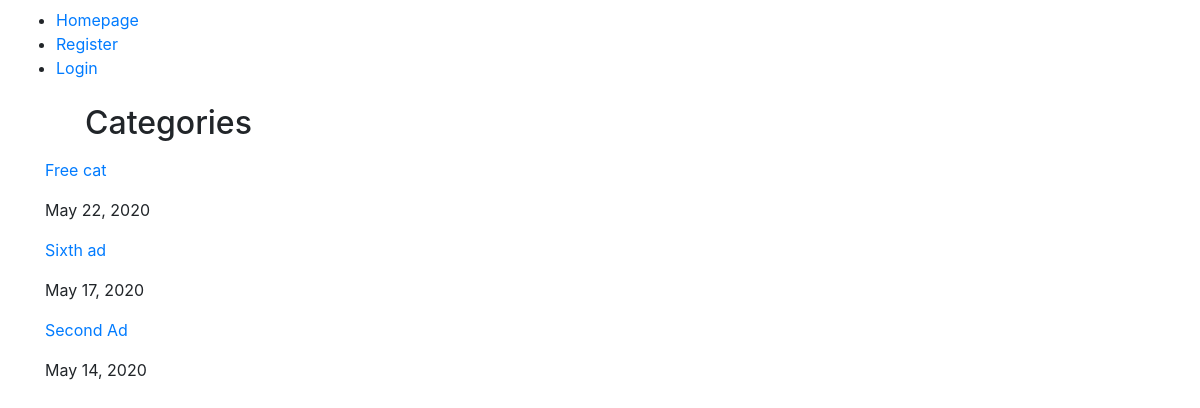
The page /ads/Animals on the database its author committed.
### ads/models.py (models this page shows, shortened)
class Ad(models.Model):
    CATEGORIES_CHOICES = [
        ('Cars', 'Cars'),
        ('Work', 'Work'),
        ('Animals', 'Animals'),
        ('Electronics', 'Electronics'),
        ('Sport', 'Sport'),
    ]
    title = models.CharField(max_length=100)
    content = models.TextField()
    category = models.CharField(max_length=100, choices=CATEGORIES_CHOICES)
    date_posted = models.DateField(default=timezone.now)
    author = models.ForeignKey(User, on_delete=models.CASCADE) #usunięcie usera usunie jego posty
    image = models.ImageField(upload_to='media', null=True, blank=True)
    times_viewed = models.IntegerField(default=0)

### ads/views.py (the view)
# urls.py: path('ads/<str:category>', AdFilteredListView.as_view(), name='ads-filtered'),
class AdFilteredListView(ListView):
    model = Ad
    template_name = 'ads/filtered.html'
    context_object_name = 'ads'
    def get_queryset(self):
        return Ad.objects.filter(category=self.kwargs.get('category')).order_by('-date_posted')

### ads/templates/ads/filtered.html (shortened to what this page needs)
{% extends 'ads/base.html' %}
{% block content %}
    <ul>
        <h2>Categories</h2>
    </ul>
    {% for ad in ads %}
        <p><a href="{% url 'ad-detail' pk=ad.pk %}">{{ ad.title }}</a></p>
        <p>{{ ad.date_posted }}</p>
    {% endfor %}
{% endblock %}

### rows shown on the page
Ad: title "Free cat", date_posted "May 22, 2020"
Ad: title "Sixth ad", date_posted "May 17, 2020"
Ad: title "Second Ad", date_posted "May 14, 2020"
